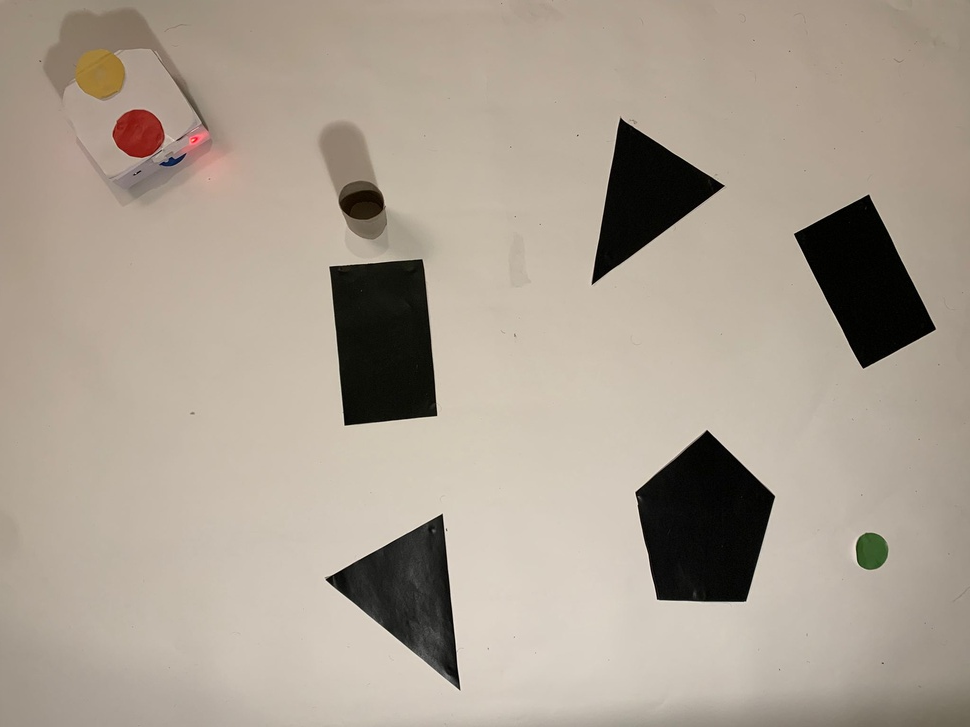
#> input picture Images/Map.jpeg, 970 x 727 px, shrunk from 2048 x 1536 before the run, given in place of the camera
$ python test_cam.py
#> lines starting #> are read from the running program, lines starting #| are printed output that depends on the picture; after the words box and inside, x2 and y2 are one past the last pixel; in counts of white or black regions, pixels touching at a corner belong together
import cv2
import numpy as np

def souris(event, x, y, flags, param):
    global lo, hi, color
    if event==cv2.EVENT_LBUTTONDBLCLK:
        color=image[y, x][0]
        s = image[y, x][1]
        v = image[y, x][2]
        print (s)
        print (v)
    if event==cv2.EVENT_MOUSEWHEEL:
        if flags<0:
            if color>5:
                color-=1
        else:
            if color<250:
                color+=1
    lo[0]=color-5
    hi[0]=color+5

s=0
v=0
color=13
lo = np.array([color-10, 50, 80])
hi = np.array([color+10, 110, 165])
color_info=(0, 0, 255)
cap=cv2.VideoCapture(0)
cv2.namedWindow('Camera')
cv2.setMouseCallback('Camera', souris)
while True:
    ret, frame=cap.read()
#> frame is the input picture: shape (727, 970, 3); mean B, G, R 145.7, 159.1, 170.3
    image=cv2.cvtColor(frame, cv2.COLOR_BGR2HSV)
#> image: shape (727, 970, 3); mean H, S, V 17.6, 42.5, 170.3
    image=cv2.blur(image, (5, 5))
#> image: shape (727, 970, 3); mean H, S, V 17.6, 42.5, 170.3
    mask=cv2.inRange(image, lo, hi)
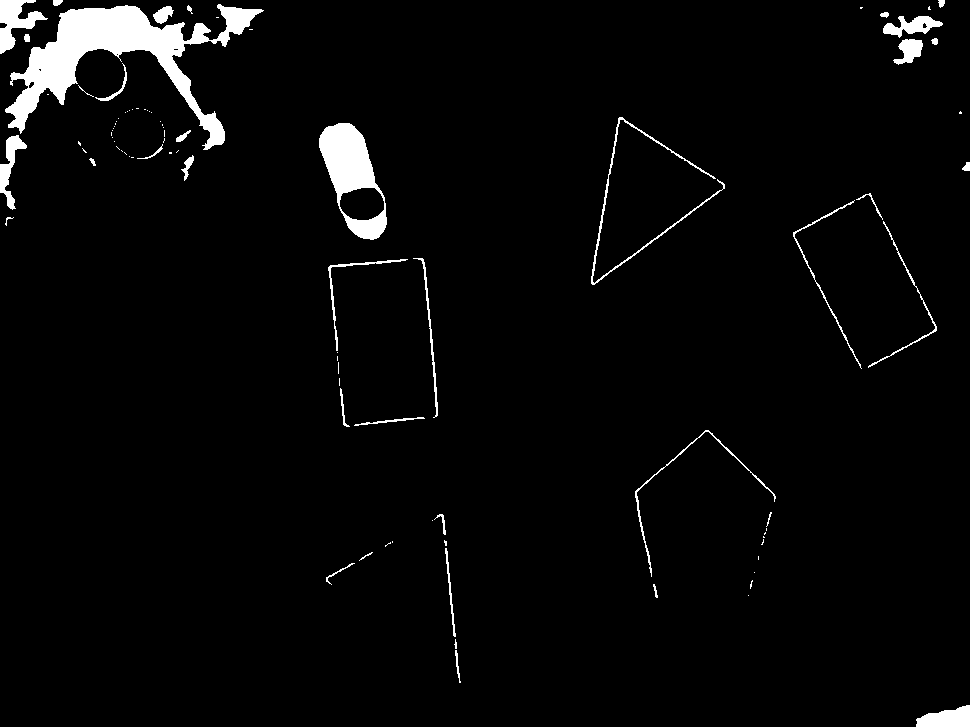
#> mask: shape (727, 970); 3.3% white; 93 white regions (55 under 20 px), largest, box (x1, y1, x2, y2) and area: (5, 4, 264, 150) 10530, (319, 123, 387, 240) 3724, (0, 0, 48, 54) 1155
    mask=cv2.erode(mask, None, iterations=1)
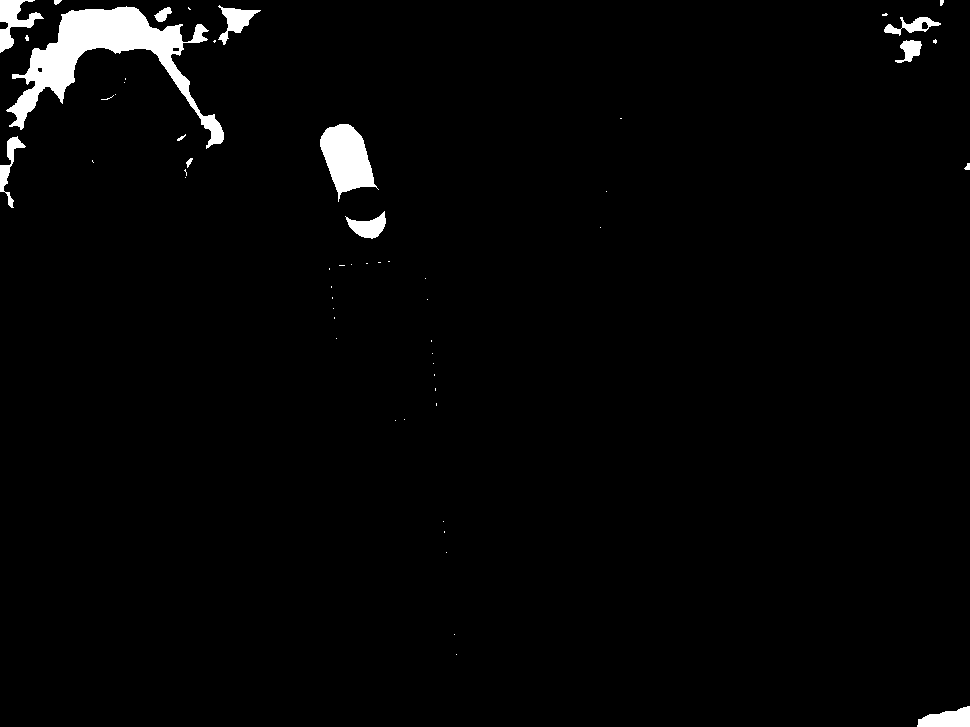
#> mask: shape (727, 970); 2.2% white; 56 white regions (41 under 20 px), largest, box (x1, y1, x2, y2) and area: (6, 6, 224, 149) 8378, (320, 124, 379, 202) 2627, (0, 0, 44, 53) 955
    mask=cv2.dilate(mask, None, iterations=1)
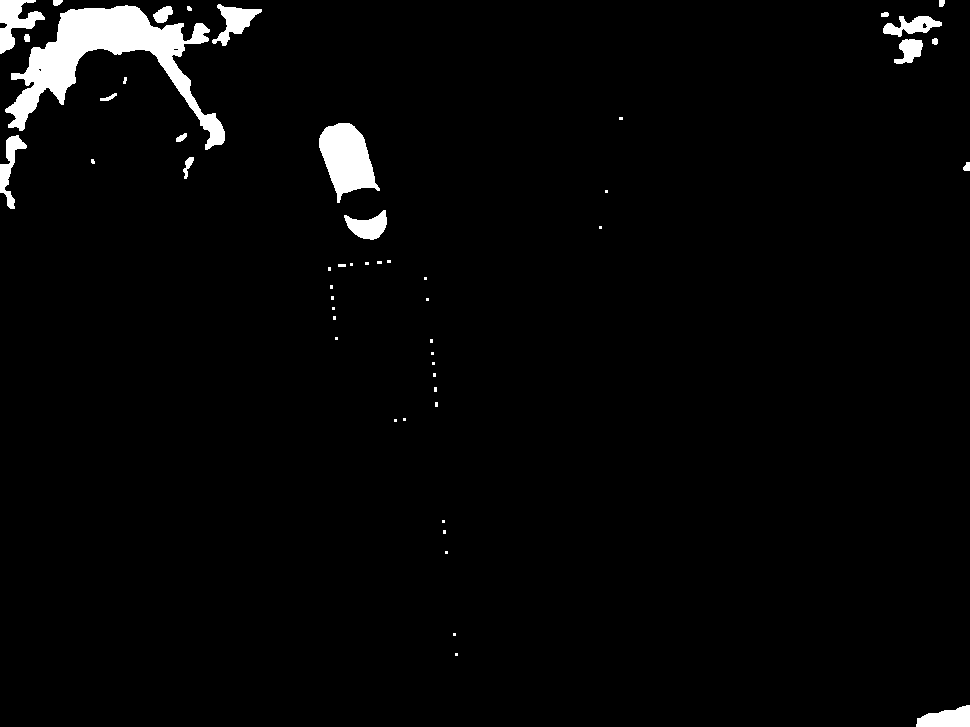
#> mask: shape (727, 970); 2.7% white; 51 white regions (29 under 20 px)
    image2=cv2.bitwise_and(frame, frame, mask= mask)
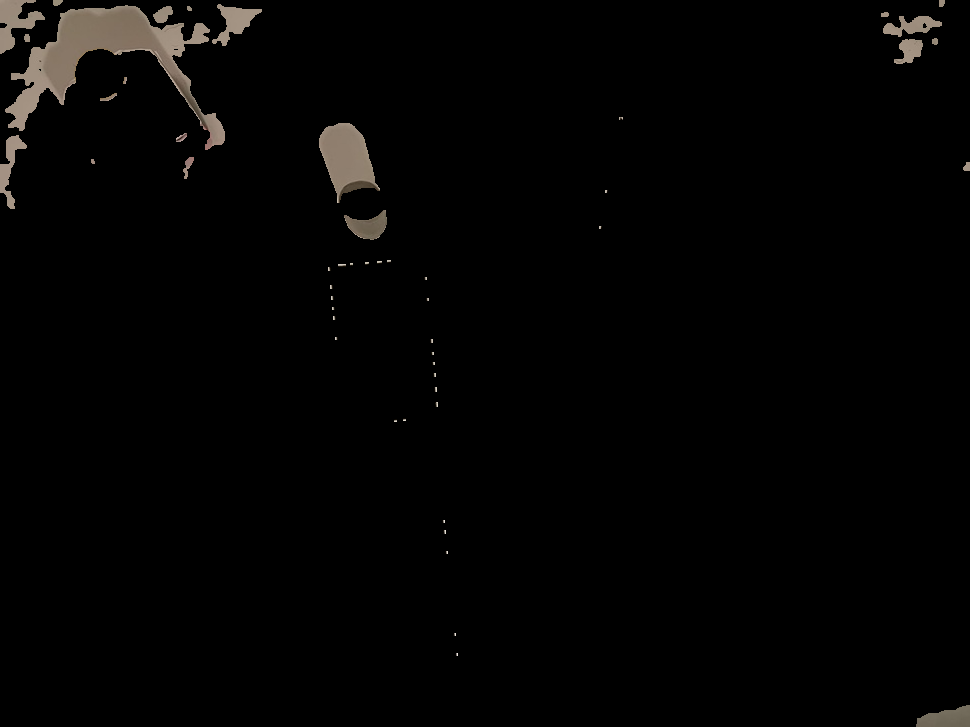
#> image2: shape (727, 970, 3); mean B, G, R 3, 3.5, 3.9
    elements=cv2.findContours(mask, cv2.RETR_EXTERNAL, cv2.CHAIN_APPROX_SIMPLE)[-2]
#> elements = 51 contours, 32 with area under 20; largest, box (x1, y1, x2, y2) and area: (5, 5, 225, 150) 9168, (319, 123, 380, 203) 2802, (0, 0, 45, 54) 1034, (212, 4, 262, 46) 786, (916, 705, 970, 727) 777
    if len(elements) > 0:
        c=max(elements, key=cv2.contourArea)
#> c = contour of 401 points, box (x1, y1, x2, y2) (5, 5, 225, 150), area 9168
        ((x, y), radius)=cv2.minEnclosingCircle(c)
#> x = 118.1; y = 97.79; radius = 114
        if radius>30:
            cv2.circle(frame, (int(x), int(y)), 5, color_info, 10)
            cv2.line(frame, (int(x), int(y)), (int(x)+150, int(y)), color_info, 2)
            cv2.putText(frame, "Objet !!!", (int(x)+10, int(y) -10), cv2.FONT_HERSHEY_DUPLEX, 1, color_info, 1, cv2.LINE_AA)
    cv2.putText(frame, "Couleur: {:d}".format(color), (10, 30), cv2.FONT_HERSHEY_DUPLEX, 1, color_info, 1, cv2.LINE_AA)
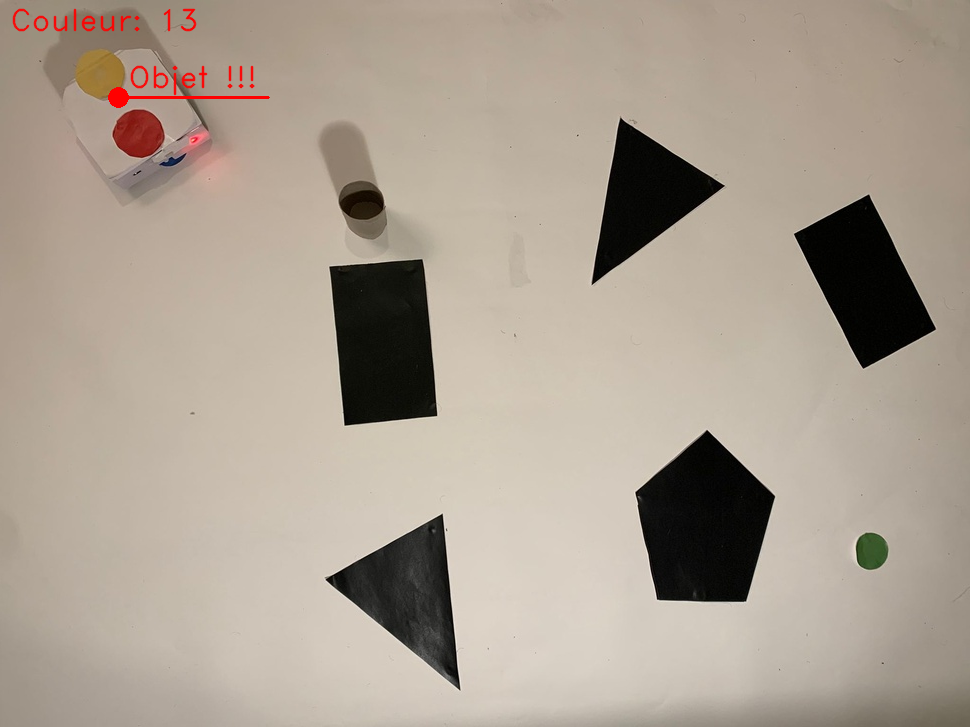
#> frame: shape (727, 970, 3); mean B, G, R 145.3, 158.6, 170.6
    cv2.imshow('Camera', frame)
    cv2.imshow('image2', image2)
    cv2.imshow('Mask', mask)
    if cv2.waitKey(1)&0xFF==ord('q'):
#> (key q is pressed here)
        break
cap.release()
cv2.destroyAllWindows()
